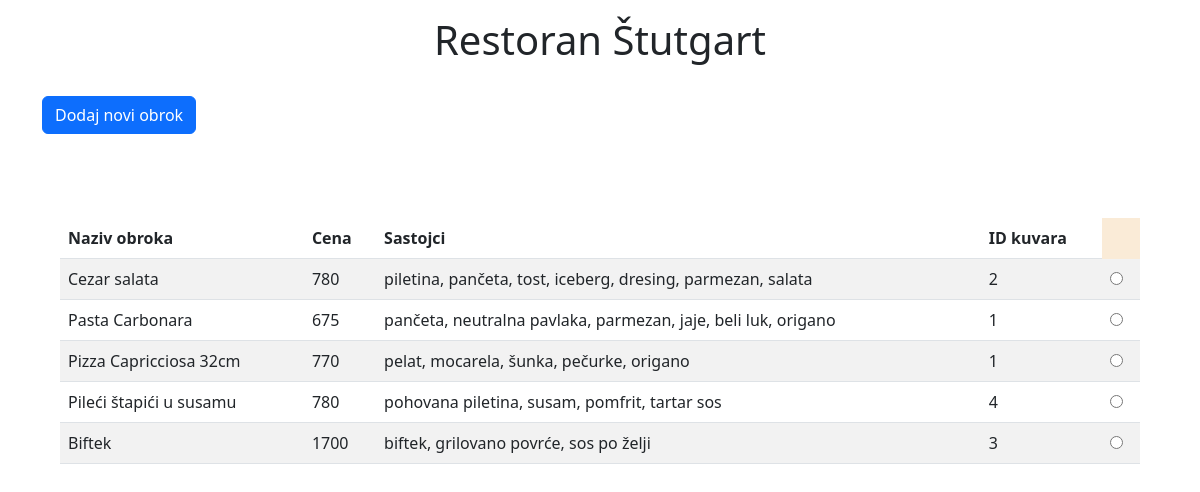
The page / on the database its author committed.
### tables this page shows
CREATE TABLE `obrok` (
  `redni_broj` int(11) NOT NULL,
  `naziv_obroka` varchar(255) NOT NULL,
  `cena` double NOT NULL,
  `sastojci` text NOT NULL,
  `id_kuvar` int(11) NOT NULL
);

### obrok.php (called while the page is built, shortened)
<?php
class Obrok
{
    public static function getAll(mysqli $conn)
    {
        $query = "SELECT * FROM obrok";
        return mysqli_query($conn, $query);
    }
}
?>

### index.php (the view, shortened to what this page needs)
<?php
require "../Prvi-domaci-iteh/db.php";
require "../Prvi-domaci-iteh/obrok.php";
$rezultat = Obrok::getAll($conn);
if(!$rezultat){
    echo "Nastala je greška";
    die();
}
else{
?>
<!doctype html>
<html lang="en">
<head>
    <link href="https://cdn.jsdelivr.net/npm/bootstrap@5.3.0-alpha1/dist/css/bootstrap.min.css" rel="stylesheet">
    <link rel="stylesheet" href="index.css">
</head>
<body>
    <div class="container my-3">
        <h1 class="text-center"> Restoran Štutgart </h1>
            <button type="button" class="btn btn-primary my-4" data-bs-toggle="modal" data-bs-target="#dodajObrokModal">
            Dodaj novi obrok
        </button>
    </div>
    <div id="pregled" class="panel panel-success" style="margin-top: 1%;">
    <div class="panel-body">
        <table id="myTable" class="table table-hover table-striped" >
            <thead class ="thead">
            <tr >
                <th scope="col">Naziv obroka</th>
                <th scope="col">Cena</th>
                <th scope="col">Sastojci</th>
                <th scope="col"> ID kuvara</th>
            </tr>
            </thead>
            <tbody>
            <?php
                while($red=$rezultat->fetch_array()):
            ?>
                <tr>
                    <td><?php echo $red["naziv_obroka"] ?></td>
                    <td><?php echo $red["cena"] ?></td>
                    <td><?php echo $red["sastojci"] ?></td>
                    <td><?php echo $red["id_kuvar"] ?></td>
                    <td>
                        <label class="custom-radio-btn">
                            <input type="radio" name="checked-donut" value=<?php echo $red["redni_broj"] ?>>
                        </label>
                    </td>
                </tr>
                <?php
                endwhile;
            }
                ?>
            </tbody>
        </table>
</body>
</html>

### index.css (style rules this page uses)
body { background-image: url("../Prvi-domaci-iteh/image/image1.jpg"); background-size: 100% 100%; background-repeat: no-repeat; background-attachment: fixed; }
#myTable { width : 90%; margin-top: 5%; margin-left : 5%; background-color: antiquewhite; color : black; }

### rows shown on the page
obrok: naziv_obroka "Cezar salata", cena "780", sastojci "piletina, pančeta, tost, iceberg, dresing, parmezan, salata", id_kuvar "2"
obrok: naziv_obroka "Pasta Carbonara", cena "675", sastojci "pančeta, neutralna pavlaka, parmezan, jaje, beli luk, origano", id_kuvar "1"
obrok: naziv_obroka "Pizza Capricciosa 32cm", cena "770", sastojci "pelat, mocarela, šunka, pečurke, origano", id_kuvar "1"
obrok: naziv_obroka "Pileći štapići u susamu", cena "780", sastojci "pohovana piletina, susam, pomfrit, tartar sos", id_kuvar "4"
obrok: naziv_obroka "Biftek", cena "1700", sastojci "biftek, grilovano povrće, sos po želji", id_kuvar "3"
